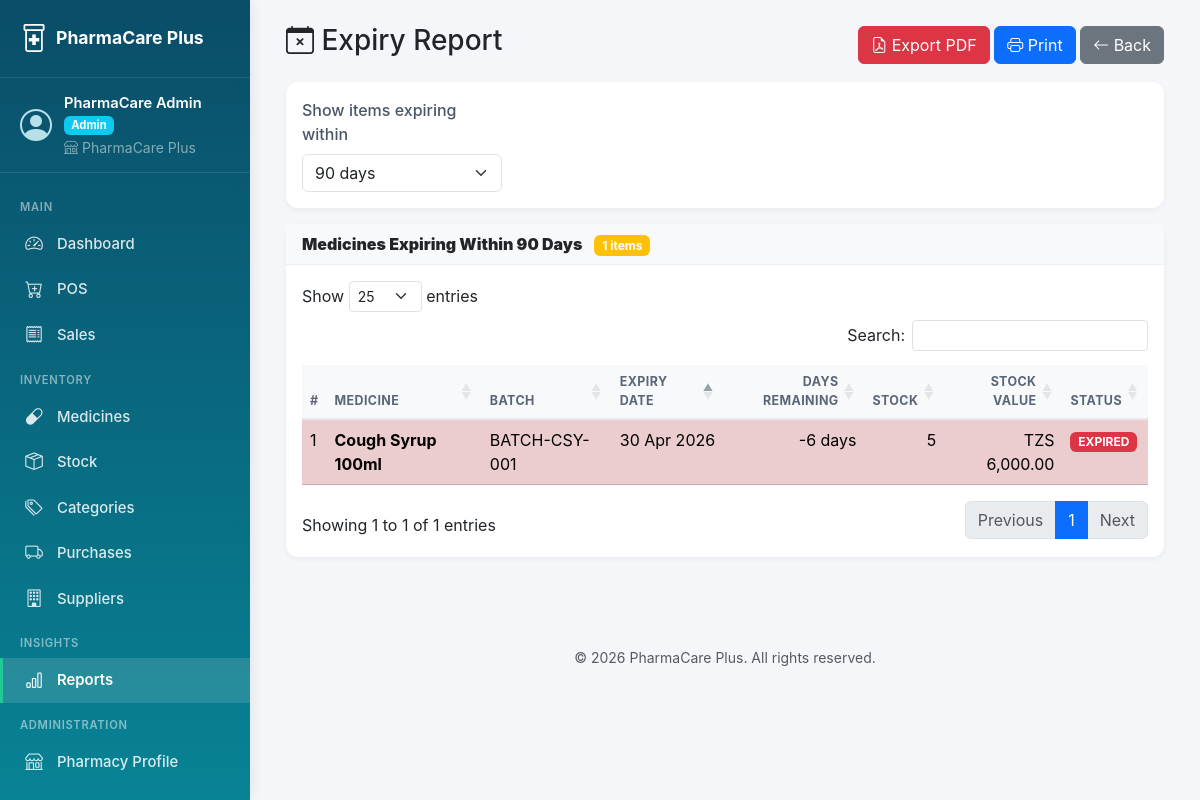
The app's page /index.php?page=reports&action=expiry (signed in) with its own data.
### tables this page shows
CREATE TABLE medicines (
    id INT AUTO_INCREMENT PRIMARY KEY,
    pharmacy_id INT NOT NULL,
    barcode VARCHAR(64),
    name VARCHAR(150) NOT NULL,
    generic_name VARCHAR(150),
    category_id INT NULL,
    supplier_id INT NULL,
    unit VARCHAR(30) DEFAULT 'pcs',
    batch_number VARCHAR(80),
    expiry_date DATE,
    cost_price DECIMAL(12,2) DEFAULT 0.00,
    selling_price DECIMAL(12,2) DEFAULT 0.00,
    quantity INT DEFAULT 0,
    reorder_level INT DEFAULT 10,
    description TEXT,
    is_active TINYINT(1) DEFAULT 1,
    created_at TIMESTAMP DEFAULT CURRENT_TIMESTAMP,
    updated_at TIMESTAMP DEFAULT CURRENT_TIMESTAMP ON UPDATE CURRENT_TIMESTAMP,
    FOREIGN KEY (pharmacy_id) REFERENCES pharmacies(id) ON DELETE CASCADE,
    FOREIGN KEY (category_id) REFERENCES categories(id) ON DELETE SET NULL,
    FOREIGN KEY (supplier_id) REFERENCES suppliers(id) ON DELETE SET NULL,
    UNIQUE KEY uniq_pharmacy_barcode (pharmacy_id, barcode),
    INDEX idx_med_pharmacy (pharmacy_id),
    INDEX idx_name (name),
    INDEX idx_expiry (expiry_date)
);

### controllers/ReportController.php (called while the page is built, shortened)
<?php
require_once __DIR__ . '/../models/Medicine.php';
class ReportController {
    private $db;
    public function __construct($db) { $this->db = $db; }
    public function expiry() {
        $days = (int)($_GET['days'] ?? 90);
        $medicines = (new Medicine($this->db, currentPharmacyId()))->expiring($days);
        require __DIR__ . '/../views/reports/expiry.php';
    }
}

### index.php (called while the page is built, shortened)
<?php
require_once __DIR__ . '/config/config.php';
$db = (new Database())->getConnection();
$action = $_GET['action'] ?? 'index';
$controller = new $controllerName($db);
$methodMap = [
    'index'         => 'index',
    'create'        => 'create',
    'store'         => 'store',
    'edit'          => 'edit',
    'update'        => 'update',
    'delete'        => 'delete',
    'show'          => 'show',
    'invoice'       => 'invoice',
    'pos'           => 'pos',
    'sales'         => 'sales',
    'inventory'     => 'inventory',
    'expiry'        => 'expiry',
    'adjust'        => 'adjust',
    'storeAdjust'   => 'storeAdjust',
    'ajaxSearch'    => 'ajaxSearch',
    'ajaxBarcode'   => 'ajaxBarcode',
    'toggle'        => 'toggle',
    'rotateKey'     => 'rotateKey',
    'profile'           => 'profile',
    'updateProfile'     => 'updateProfile',
    'exportSalesPdf'    => 'exportSalesPdf',
    'exportInventoryPdf'=> 'exportInventoryPdf',
    'exportExpiryPdf'   => 'exportExpiryPdf',
];
$method = $methodMap[$action] ?? 'index';
$controller->$method();

### config/config.php (called while the page is built, shortened)
<?php
function currentPharmacyId() {
    return $_SESSION['pharmacy_id'] ?? null;
}
function money($amount) {
    return CURRENCY . ' ' . number_format((float)$amount, 2);
}
function dateFmt($date, $format = 'd M Y') {
    return date($format, strtotime($date));
}

### models/Medicine.php (called while the page is built, shortened)
<?php
class Medicine {
    private $db;
    private $pharmacyId;
    public function __construct($db, $pharmacyId = null) {
        $this->db         = $db;
        $this->pharmacyId = $pharmacyId === null ? null : (int)$pharmacyId;
    }
    private function tenantClause($alias = 'm') {
        return $this->pharmacyId === null ? '' : " AND $alias.pharmacy_id = " . $this->pharmacyId;
    }
    public function expiring($days = 60) {
        $sql = "SELECT m.*, c.name AS category_name
                FROM medicines m
                LEFT JOIN categories c ON c.id = m.category_id
                WHERE m.is_active = 1
                  AND m.expiry_date IS NOT NULL
                  AND m.expiry_date <= DATE_ADD(CURDATE(), INTERVAL ? DAY)"
             . $this->tenantClause('m') . "
                ORDER BY m.expiry_date ASC";
        $stmt = $this->db->prepare($sql);
        $stmt->execute([$days]);
        return $stmt->fetchAll();
    }
}

### views/reports/expiry.php (the view, shortened to what this page needs)
<?php $title = 'Expiry Report'; include __DIR__ . '/../layouts/header.php'; ?>
<div class="container-fluid">
    <div class="d-flex justify-content-between align-items-center mb-3">
        <h3><i class="bi bi-calendar-x"></i> Expiry Report</h3>
        <div>
            <a class="btn btn-danger"
               href="?page=reports&action=exportExpiryPdf&days=<?= (int)$days ?>" target="_blank">
                <i class="bi bi-file-earmark-pdf"></i> Export PDF
            </a>
            <button onclick="window.print()" class="btn btn-primary"><i class="bi bi-printer"></i> Print</button>
            <a href="?page=reports" class="btn btn-secondary"><i class="bi bi-arrow-left"></i> Back</a>
        </div>
    </div>
    <div class="card mb-3">
        <div class="card-body">
            <form method="GET" class="row g-3 align-items-end">
                <div class="col-md-3">
                    <label class="form-label">Show items expiring within</label>
                    <select name="days" class="form-select" onchange="this.form.submit()">
                        <option value="90" <?= $days==90?'selected':'' ?>>90 days</option>
                    </select>
                </div>
            </form>
        </div>
    </div>
    <div class="card">
        <div class="card-header bg-light">
            <strong>Medicines Expiring Within <?= $days ?> Days</strong>
            <span class="badge bg-warning ms-2"><?= count($medicines) ?> items</span>
        </div>
        <div class="card-body">
            <table class="table table-striped js-datatable" data-order='[[3,"asc"]]'>
                <thead>
                    <tr>
                        <th class="dt-no-sort dt-no-export">#</th><th>Medicine</th><th>Batch</th><th>Expiry Date</th>
                        <th class="text-end">Days Remaining</th><th class="text-end">Stock</th>
                        <th class="text-end">Stock Value</th><th>Status</th>
                    </tr>
                </thead>
                <tbody>
                    <?php $i = 1; foreach ($medicines as $m):
                        $expiry = strtotime($m['expiry_date']);
                        $daysLeft = floor(($expiry - time()) / 86400);
                        $value = ($m['quantity'] ?? 0) * ($m['cost_price'] ?? 0);
                        if ($daysLeft < 0) { $cls = 'table-danger'; $badge = 'bg-danger'; $label = 'EXPIRED'; }
                        elseif ($daysLeft <= 30) { $cls = 'table-warning'; $badge = 'bg-warning text-dark'; $label = 'Critical'; }
                        else { $cls = ''; $badge = 'bg-info text-dark'; $label = 'Warning'; }
                    ?>
                        <tr class="<?= $cls ?>">
                            <td><?= $i++ ?></td>
                            <td><strong><?= htmlspecialchars($m['name']) ?></strong></td>
                            <td><?= htmlspecialchars($m['batch_number'] ?? '-') ?></td>
                            <td><?= dateFmt($m['expiry_date']) ?></td>
                            <td class="text-end"><?= $daysLeft ?> days</td>
                            <td class="text-end"><?= $m['quantity'] ?? 0 ?></td>
                            <td class="text-end"><?= money($value) ?></td>
                            <td><span class="badge <?= $badge ?>"><?= $label ?></span></td>
                        </tr>
                    <?php endforeach; ?>
                </tbody>
            </table>
        </div>
    </div>
</div>
<?php include __DIR__ . '/../layouts/footer.php'; ?>

### assets/css/style.css (style rules this page uses)
:root { --brand-primary: #0d6efd; --brand-secondary: #198754; --brand-accent: #20c997; --brand-dark: #0a1929; }
body { background: #f4f6fa; font-family: -apple-system, BlinkMacSystemFont, 'Segoe UI', Roboto, sans-serif; }
:root { --sidebar-width: 250px; --topbar-height: 56px; }
.card { border: none; border-radius: 12px; box-shadow: 0 2px 6px rgba(0,0,0,0.05); }
.card-header { background: #fff; border-bottom: 1px solid #eef0f4; font-weight: 600; }
.table thead th { background: #f8f9fb; font-size: 0.78rem; text-transform: uppercase; letter-spacing: 0.4px; color: #5a6677; border-bottom: 2px solid #e6e8ed; }
.form-label { font-weight: 500; color: #4a5568; }

### records on screen
medicines: name "Cough Syrup 100ml", batch_number "BATCH-CSY-001", expiry_date "30 Apr 2026", expiry_date "-6", quantity "5", money($value) "TZS 6,000.00", expiry_date "EXPIRED"

### other values on screen
APP_NAME "PharmaCare Plus"
$u['full_name'] "PharmaCare Admin"
$u['role'] "Admin"
$u['pharmacy_name'] "PharmaCare Plus"
$days "90"
count($medicines) "1"
